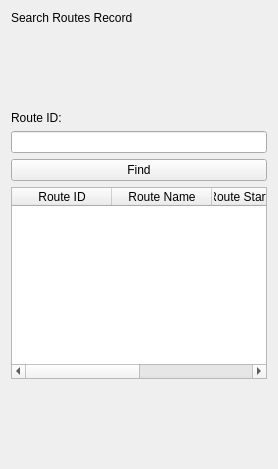
             <widget class="QWidget" name="SearchRoutePage">
              <layout class="QVBoxLayout" name="verticalLayout_22">
               <item>
                <widget class="QLabel" name="label_37">
                 <property name="text">
                  <string>Search Routes Record</string>
                 </property>
                </widget>
               </item>
               <item>
                <spacer name="verticalSpacer_23">
                 <property name="orientation">
                  <enum>Qt::Vertical</enum>
                 </property>
                 <property name="sizeHint" stdset="0">
                  <size>
                   <width>20</width>
                   <height>80</height>
                  </size>
                 </property>
                </spacer>
               </item>
               <item>
                <widget class="QLabel" name="label_38">
                 <property name="text">
                  <string>Route ID:</string>
                 </property>
                </widget>
               </item>
               <item>
                <widget class="QLineEdit" name="lineEdit_19"/>
               </item>
               <item>
                <widget class="QPushButton" name="pushButton_31">
                 <property name="text">
                  <string>Find</string>
                 </property>
                </widget>
               </item>
               <item>
                <widget class="QTableWidget" name="tableWidget_6">
                 <attribute name="horizontalHeaderStretchLastSection">
                  <bool>true</bool>
                 </attribute>
                 <column>
                  <property name="text">
                   <string>Route ID</string>
                  </property>
                 </column>
                 <column>
                  <property name="text">
                   <string>Route Name</string>
                  </property>
                 </column>
                 <column>
                  <property name="text">
                   <string>Route Starting Point</string>
                  </property>
                 </column>
                 <column>
                  <property name="text">
                   <string>Route Fair</string>
                  </property>
                 </column>
                </widget>
               </item>
               <item>
                <spacer name="verticalSpacer_24">
                 <property name="orientation">
                  <enum>Qt::Vertical</enum>
                 </property>
                 <property name="sizeHint" stdset="0">
                  <size>
                   <width>20</width>
                   <height>79</height>
                  </size>
                 </property>
                </spacer>
               </item>
              </layout>
             </widget>
